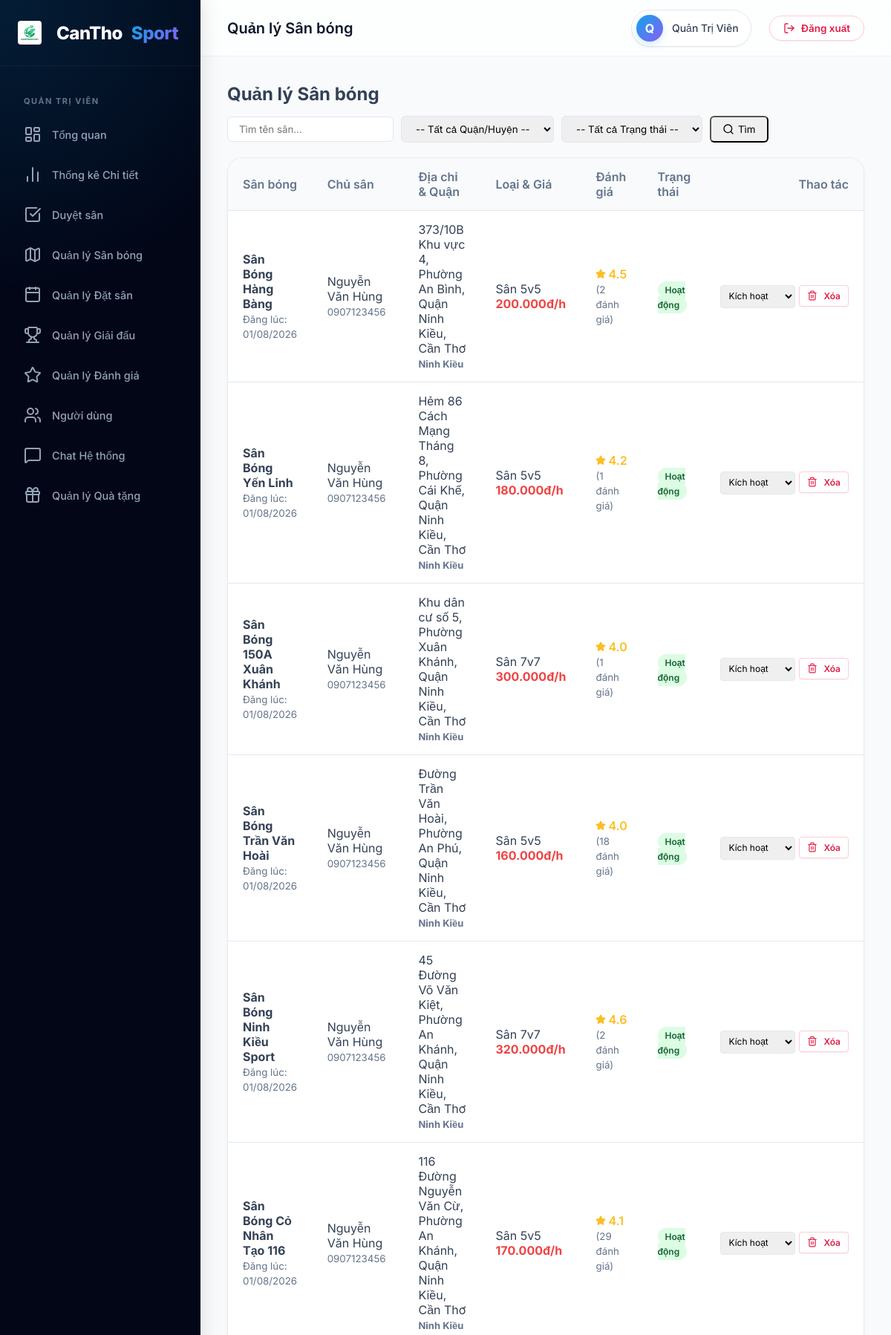
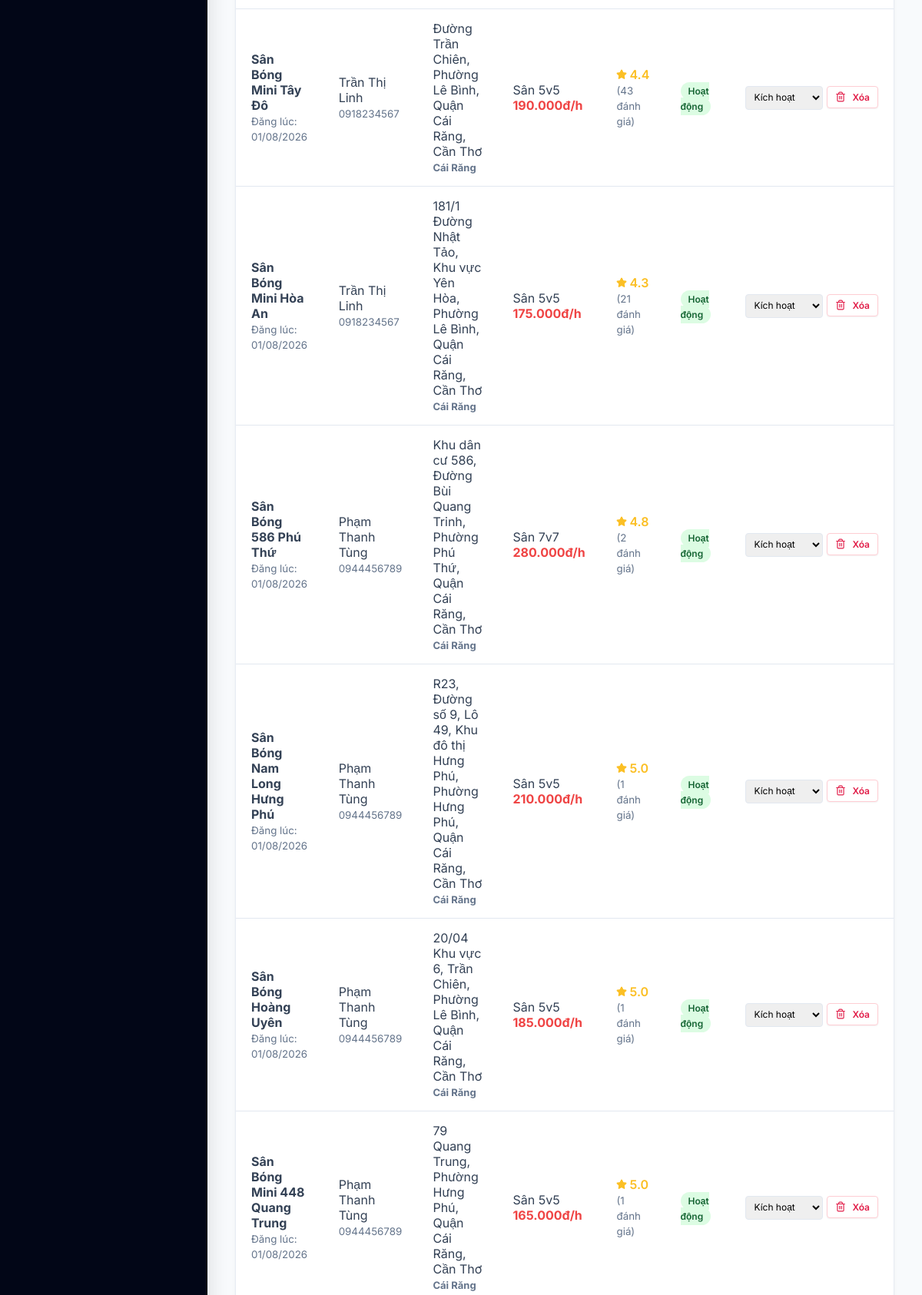
Screenshot of /admin/fields.php (signed in, upper part) with the database file from the repository (2 pictures, top to bottom).
### tables this page shows
CREATE TABLE `fields` (
  `id`              INT(11)      NOT NULL AUTO_INCREMENT,
  `owner_id`        INT(11)      NOT NULL,
  `name`            VARCHAR(150) NOT NULL,
  `slug`            VARCHAR(160) NOT NULL,
  `address`         VARCHAR(255) NOT NULL,
  `district`        VARCHAR(100) NOT NULL  COMMENT 'Quận/Huyện tại Cần Thơ',
  `ward`            VARCHAR(100) DEFAULT NULL COMMENT 'Phường/Xã',
  `lat`             DECIMAL(10,8) NOT NULL  COMMENT 'Vĩ độ GPS',
  `lng`             DECIMAL(11,8) NOT NULL  COMMENT 'Kinh độ GPS',
  `type`            ENUM('5v5','7v7','11v11') NOT NULL DEFAULT '5v5',
  `surface`         ENUM('co_nhan_tao','co_tu_nhien','san_xi_mang') NOT NULL DEFAULT 'co_nhan_tao',
  `price_per_hour`  DECIMAL(10,0) NOT NULL  COMMENT 'Giá thuê/giờ (VNĐ)',
  `price_peak`      DECIMAL(10,0) DEFAULT NULL COMMENT 'Giá giờ cao điểm (17h-21h)',
  `description`     TEXT          DEFAULT NULL,
  `phone`           VARCHAR(15)   DEFAULT NULL,
  `open_time`       TIME          NOT NULL DEFAULT '06:00:00',
  `close_time`      TIME          NOT NULL DEFAULT '22:00:00',
  `has_lighting`    TINYINT(1)    NOT NULL DEFAULT 1  COMMENT 'Có đèn chiếu sáng',
  `has_parking`     TINYINT(1)    NOT NULL DEFAULT 1  COMMENT 'Có bãi đỗ xe',
  `has_shower`      TINYINT(1)    NOT NULL DEFAULT 0  COMMENT 'Có phòng tắm',
  `has_canteen`     TINYINT(1)    NOT NULL DEFAULT 0  COMMENT 'Có căn tin',
  `has_rental`      TINYINT(1)    NOT NULL DEFAULT 0  COMMENT 'Cho thuê dụng cụ',
  `cover_image`     VARCHAR(255)  DEFAULT NULL,
  `status`          ENUM('active','inactive','pending') NOT NULL DEFAULT 'pending',
  `discount_percent` INT(11)     NOT NULL DEFAULT 0  COMMENT 'Mức giảm giá (%)',
  `rating`          DECIMAL(2,1)  NOT NULL DEFAULT 0.0,
  `total_reviews`   INT(11)       NOT NULL DEFAULT 0,
  `total_bookings`  INT(11)       NOT NULL DEFAULT 0,
  `created_at`      TIMESTAMP     NOT NULL DEFAULT CURRENT_TIMESTAMP,
  `updated_at`      TIMESTAMP     NOT NULL DEFAULT CURRENT_TIMESTAMP ON UPDATE CURRENT_TIMESTAMP,
  PRIMARY KEY (`id`),
  UNIQUE KEY `uq_slug` (`slug`),
  KEY `idx_owner`    (`owner_id`),
  KEY `idx_district` (`district`),
  KEY `idx_type`     (`type`),
  KEY `idx_status`   (`status`),
  CONSTRAINT `fk_field_owner` FOREIGN KEY (`owner_id`) REFERENCES `users` (`id`) ON DELETE CASCADE
);

CREATE TABLE `users` (
  `id`            INT(11)      NOT NULL AUTO_INCREMENT,
  `full_name`     VARCHAR(100) NOT NULL,
  `email`         VARCHAR(100) NOT NULL,
  `google_id`     VARCHAR(255) DEFAULT NULL,
  `facebook_id`   VARCHAR(255) DEFAULT NULL,
  `phone`         VARCHAR(15)  NOT NULL,
  `password_hash` VARCHAR(255) DEFAULT NULL,
  `role`          ENUM('customer','owner','admin') NOT NULL DEFAULT 'customer',
  `avatar`        VARCHAR(255) DEFAULT 'default-avatar.png',
  `address`       VARCHAR(255) DEFAULT NULL,
  `lat`           DECIMAL(10,8) DEFAULT NULL  COMMENT 'Vĩ độ địa chỉ nhà',
  `lng`           DECIMAL(11,8) DEFAULT NULL  COMMENT 'Kinh độ địa chỉ nhà',
  `is_active`     TINYINT(1)   NOT NULL DEFAULT 1,
  `email_verified` TINYINT(1)  NOT NULL DEFAULT 0,
  `points`         INT(11)      NOT NULL DEFAULT 0 COMMENT 'Điểm tích lũy tích được',
  `last_online`   DATETIME     DEFAULT NULL,
  `created_at`    TIMESTAMP    NOT NULL DEFAULT CURRENT_TIMESTAMP,
  `updated_at`    TIMESTAMP    NOT NULL DEFAULT CURRENT_TIMESTAMP ON UPDATE CURRENT_TIMESTAMP,
  PRIMARY KEY (`id`),
  UNIQUE KEY `uq_email` (`email`),
  UNIQUE KEY `uq_google_id` (`google_id`),
  UNIQUE KEY `uq_phone` (`phone`)
);

### admin/fields.php (the view, shortened to what this page needs)
<?php
require_once '../config/db.php';
$search = isset($_GET['search']) ? trim($_GET['search']) : '';
$sql = "
    SELECT f.*, u.full_name as owner_name, u.phone as owner_phone
    FROM fields f
    JOIN users u ON f.owner_id = u.id
    WHERE 1=1
";
$params = [];
$sql .= " ORDER BY f.created_at DESC";
$stmt = $pdo->prepare($sql);
$stmt->execute($params);
$fields = $stmt->fetchAll();
include '../includes/dashboard_header.php';
?>
<div>
    <div style="display: flex; justify-content: space-between; align-items: center; margin-bottom: 20px; flex-wrap: wrap; gap: 15px;">
        <h2 style="margin: 0;">Quản lý Sân bóng</h2>
        <form method="GET" style="display: flex; gap: 10px; flex-wrap: wrap; align-items: center;">
            <input type="text" name="search" placeholder="Tìm tên sân..." value="<?php echo htmlspecialchars($search); ?>" style="padding: 8px 15px; border-radius: 6px; border: 1px solid var(--border); outline: none; min-width: 200px;">
            <select name="district" onchange="this.form.submit()" style="padding: 8px 15px; border-radius: 6px; border: 1px solid var(--border); outline: none;">
                <option value="">-- Tất cả Quận/Huyện --</option>
            </select>
            <select name="status" onchange="this.form.submit()" style="padding: 8px 15px; border-radius: 6px; border: 1px solid var(--border); outline: none;">
                <option value="">-- Tất cả Trạng thái --</option>
            </select>
            <button type="submit" class="btn btn-primary" style="padding: 8px 15px; border-radius: 6px; display: flex; align-items: center; gap: 5px;">
                <i data-lucide="search" style="width: 16px; height: 16px;"></i> Tìm
            </button>
        </form>
    </div>
    <div class="card">
        <div class="card-body" style="padding: 0; overflow-x: auto;">
            <table style="width: 100%; border-collapse: collapse; text-align: left;">
                <thead>
                    <tr style="background: #f8fafc; border-bottom: 1px solid var(--border);">
                        <th style="padding: 15px 20px; font-weight: 600; color: var(--text-muted);">Sân bóng</th>
                        <th style="padding: 15px 20px; font-weight: 600; color: var(--text-muted);">Chủ sân</th>
                        <th style="padding: 15px 20px; font-weight: 600; color: var(--text-muted);">Địa chỉ & Quận</th>
                        <th style="padding: 15px 20px; font-weight: 600; color: var(--text-muted);">Loại & Giá</th>
                        <th style="padding: 15px 20px; font-weight: 600; color: var(--text-muted);">Đánh giá</th>
                        <th style="padding: 15px 20px; font-weight: 600; color: var(--text-muted);">Trạng thái</th>
                        <th style="padding: 15px 20px; font-weight: 600; color: var(--text-muted); text-align: right;">Thao tác</th>
                    </tr>
                </thead>
                <tbody>
                    <?php if (count($fields) > 0): ?>
                        <?php foreach ($fields as $f): ?>
                            <tr style="border-bottom: 1px solid var(--border);">
                                <td style="padding: 15px 20px;">
                                    <strong><?php echo htmlspecialchars($f['name']); ?></strong><br>
                                    <small style="color: var(--text-muted);">Đăng lúc: <?php echo date('d/m/Y', strtotime($f['created_at'])); ?></small>
                                </td>
                                <td style="padding: 15px 20px;">
                                    <?php echo htmlspecialchars($f['owner_name']); ?><br>
                                    <small style="color: var(--text-muted);"><?php echo htmlspecialchars($f['owner_phone']); ?></small>
                                </td>
                                <td style="padding: 15px 20px;">
                                    <?php echo htmlspecialchars($f['address']); ?><br>
                                    <strong style="font-size: 13px; color: var(--text-muted);"><?php echo htmlspecialchars($f['district']); ?></strong>
                                </td>
                                <td style="padding: 15px 20px;">
                                    Sân <?php echo $f['type']; ?><br>
                                    <strong style="color: #ef4444;"><?php echo number_format($f['price_per_hour'], 0, ',', '.'); ?>đ/h</strong>
                                </td>
                                <td style="padding: 15px 20px;">
                                    <span style="display: flex; align-items: center; gap: 3px; color: #fbbf24; font-weight: 600;">
                                        <i data-lucide="star" style="width: 14px; height: 14px; fill: #fbbf24;"></i>
                                        <?php echo number_format($f['rating'], 1); ?>
                                    </span>
                                    <small style="color: var(--text-muted);">(<?php echo $f['total_reviews']; ?> đánh giá)</small>
                                </td>
                                <td style="padding: 15px 20px;">
                                    <?php if ($f['status'] === 'active'): ?>
                                        <span style="background: #dcfce3; color: #166534; padding: 4px 10px; border-radius: 20px; font-size: 12px; font-weight: 600;">Hoạt động</span>
                                    <?php elseif ($f['status'] === 'inactive'): ?>
                                        <span style="background: #fee2e2; color: #dc2626; padding: 4px 10px; border-radius: 20px; font-size: 12px; font-weight: 600;">Vô hiệu hóa</span>
                                    <?php else: ?>
                                        <span style="background: #fef3c7; color: #d97706; padding: 4px 10px; border-radius: 20px; font-size: 12px; font-weight: 600;">Chờ duyệt</span>
                                    <?php endif; ?>
                                </td>
                                <td style="padding: 15px 20px; text-align: right;">
                                    <div style="display: flex; gap: 5px; justify-content: flex-end;">
                                        <form method="POST" style="display: inline-block;">
                                            <select name="status" onchange="this.form.submit()" style="padding: 6px; border-radius: 4px; border: 1px solid var(--border); font-size: 12px;">
                                                <option value="active" <?php if($f['status'] === 'active') echo 'selected'; ?>>Kích hoạt</option>
                                            </select>
                                        </form>
                                        <form method="POST" style="display: inline-block;" onsubmit="return confirm('Bạn có chắc chắn muốn XÓA sân này không?');">
                                            <button type="submit" class="btn-logout" style="padding: 6px 10px; font-size: 12px; border-radius: 4px;">
                                                <i data-lucide="trash-2" style="width: 14px; height: 14px;"></i> Xóa
                                            </button>
                                        </form>
                                    </div>
                                </td>
                            </tr>
                        <?php endforeach; ?>
                    <?php endif; ?>
                </tbody>
            </table>
        </div>
    </div>
</div>
<?php include '../includes/dashboard_footer.php'; ?>

### includes/dashboard_header.php (style rules this page uses)
:root { --primary: #0ea5e9; --primary-dark: #0284c7; --primary-light: rgba(14, 165, 233, 0.1); --accent: #8b5cf6; --success: #10b981; --warning: #f59e0b; --danger: #ef4444; --dark: #0f172a; --sidebar-bg: #020617; --light: #f8fafc; --border: #e2e8f0; --text: #334155; --text-muted: #64748b; --shadow-sm: 0 1px 2px 0 rgb(0 0 0 / 0.05); --shadow: 0 4px 6px -1px rgb(0 0 0 / 0.05), 0 2px 4px -2px rgb(0 0 0 / 0.05); --shadow-md: 0 10px 15px -3px rgb(0 0 0 / 0.05), 0 4px 6px -4px rgb(0 0 0 / 0.05); --shadow-float: 0 20px 25px -5px rgb(0 0 0 / 0.1), 0 8px 10px -6px rgb(0 0 0 / 0.1); --transition-smooth: all 0.4s cubic-bezier(0.4, 0, 0.2, 1); --transition-fast: all 0.2s cubic-bezier(0.4, 0, 0.2, 1); }
* { margin: 0; padding: 0; box-sizing: border-box; font-family: 'Inter', sans-serif; scroll-behavior: smooth; }
body { background-color: var(--light); color: var(--text); display: flex; min-height: 100vh; -webkit-font-smoothing: antialiased; }
.card, .dash-card { background: white; border-radius: 20px; box-shadow: var(--shadow); border: 1px solid rgba(226,232,240,0.8); transition: var(--transition-smooth); overflow: hidden; }
.card-body, .dash-card-body { padding: 24px; }
.btn-logout { background: white; border: 1px solid #fecdd3; color: #e11d48; padding: 8px 18px; border-radius: 50px; text-decoration: none; font-weight: 600; font-size: 13.5px; transition: var(--transition-fast); display: inline-flex; align-items: center; gap: 8px; box-shadow: var(--shadow-sm); }

### rows the page displays
fields: name "Sân Bóng Hàng Bàng", created_at "01/08/2026", owner.full_name "Nguyễn Văn Hùng", owner.phone "0907123456", address "373/10B Khu vực 4, Phường An Bình, Quận Ninh Kiều, Cần Thơ", district "Ninh Kiều", type "5v5", price_per_hour "200.000", rating "4.5", total_reviews "2", shows "Hoạt động", status "Kích hoạt"
fields: name "Sân Bóng Yến Linh", created_at "01/08/2026", owner.full_name "Nguyễn Văn Hùng", owner.phone "0907123456", address "Hẻm 86 Cách Mạng Tháng 8, Phường Cái Khế, Quận Ninh Kiều, Cần Thơ", district "Ninh Kiều", type "5v5", price_per_hour "180.000", rating "4.2", total_reviews "1", shows "Hoạt động", status "Kích hoạt"
fields: name "Sân Bóng 150A Xuân Khánh", created_at "01/08/2026", owner.full_name "Nguyễn Văn Hùng", owner.phone "0907123456", address "Khu dân cư số 5, Phường Xuân Khánh, Quận Ninh Kiều, Cần Thơ", district "Ninh Kiều", type "7v7", price_per_hour "300.000", rating "4.0", total_reviews "1", shows "Hoạt động", status "Kích hoạt"
fields: name "Sân Bóng Trần Văn Hoài", created_at "01/08/2026", owner.full_name "Nguyễn Văn Hùng", owner.phone "0907123456", address "Đường Trần Văn Hoài, Phường An Phú, Quận Ninh Kiều, Cần Thơ", district "Ninh Kiều", type "5v5", price_per_hour "160.000", rating "4.0", total_reviews "18", shows "Hoạt động", status "Kích hoạt"
fields: name "Sân Bóng Ninh Kiều Sport", created_at "01/08/2026", owner.full_name "Nguyễn Văn Hùng", owner.phone "0907123456", address "45 Đường Võ Văn Kiệt, Phường An Khánh, Quận Ninh Kiều, Cần Thơ", district "Ninh Kiều", type "7v7", price_per_hour "320.000", rating "4.6", total_reviews "2", shows "Hoạt động", status "Kích hoạt"
fields: name "Sân Bóng Cỏ Nhân Tạo 116", created_at "01/08/2026", owner.full_name "Nguyễn Văn Hùng", owner.phone "0907123456", address "116 Đường Nguyễn Văn Cừ, Phường An Khánh, Quận Ninh Kiều, Cần Thơ", district "Ninh Kiều", type "5v5", price_per_hour "170.000", rating "4.1", total_reviews "29", shows "Hoạt động", status "Kích hoạt"
fields: name "Sân Bóng Mini Tây Đô", created_at "01/08/2026", owner.full_name "Trần Thị Linh", owner.phone "0918234567", address "Đường Trần Chiên, Phường Lê Bình, Quận Cái Răng, Cần Thơ", district "Cái Răng", type "5v5", price_per_hour "190.000", rating "4.4", total_reviews "43", shows "Hoạt động", status "Kích hoạt"
fields: name "Sân Bóng Mini Hòa An", created_at "01/08/2026", owner.full_name "Trần Thị Linh", owner.phone "0918234567", address "181/1 Đường Nhật Tảo, Khu vực Yên Hòa, Phường Lê Bình, Quận Cái Răng, Cần Thơ", district "Cái Răng", type "5v5", price_per_hour "175.000", rating "4.3", total_reviews "21", shows "Hoạt động", status "Kích hoạt"
fields: name "Sân Bóng 586 Phú Thứ", created_at "01/08/2026", owner.full_name "Phạm Thanh Tùng", owner.phone "0944456789", address "Khu dân cư 586, Đường Bùi Quang Trinh, Phường Phú Thứ, Quận Cái Răng, Cần Thơ", district "Cái Răng", type "7v7", price_per_hour "280.000", rating "4.8", total_reviews "2", shows "Hoạt động", status "Kích hoạt"
fields: name "Sân Bóng Nam Long Hưng Phú", created_at "01/08/2026", owner.full_name "Phạm Thanh Tùng", owner.phone "0944456789", address "R23, Đường số 9, Lô 49, Khu đô thị Hưng Phú, Phường Hưng Phú, Quận Cái Răng, Cần Thơ", district "Cái Răng", type "5v5", price_per_hour "210.000", rating "5.0", total_reviews "1", shows "Hoạt động", status "Kích hoạt"
fields: name "Sân Bóng Hoàng Uyên", created_at "01/08/2026", owner.full_name "Phạm Thanh Tùng", owner.phone "0944456789", address "20/04 Khu vực 6, Trần Chiên, Phường Lê Bình, Quận Cái Răng, Cần Thơ", district "Cái Răng", type "5v5", price_per_hour "185.000", rating "5.0", total_reviews "1", shows "Hoạt động", status "Kích hoạt"
fields: name "Sân Bóng Mini 448 Quang Trung", created_at "01/08/2026", owner.full_name "Phạm Thanh Tùng", owner.phone "0944456789", address "79 Quang Trung, Phường Hưng Phú, Quận Cái Răng, Cần Thơ", district "Cái Răng", type "5v5", price_per_hour "165.000", rating "5.0", total_reviews "1", shows "Hoạt động", status "Kích hoạt"

### other values shown
$page_title "Quản lý Sân bóng"
substr($_SESSION['user_full_name'] ?? 'U', 0, 1) "Q"
$_SESSION['user_full_name'] "Quản Trị Viên"
